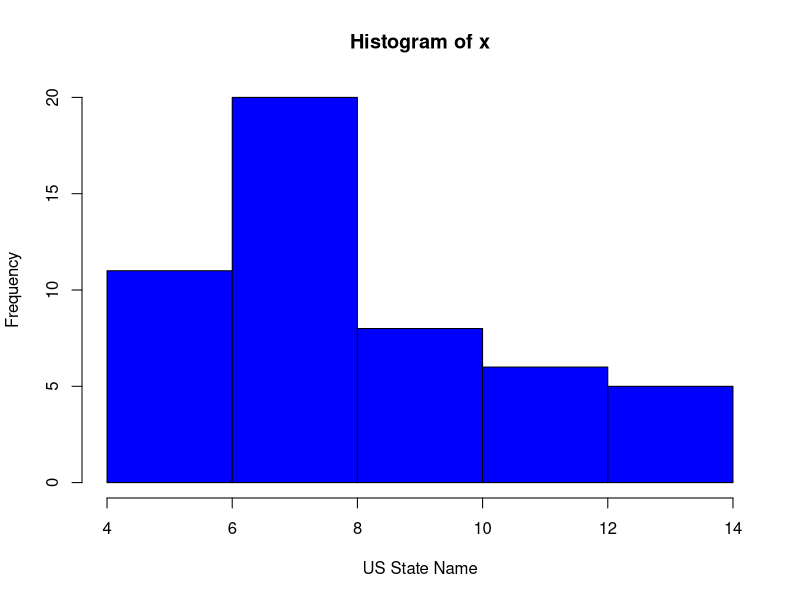

Here is the R script that generated this plot:
#1.	States = rownames(US Arrests)
# Get states names with 'w'.
# Get states names with 'W'.	

library(data.table)
USArrests[rownames(USArrests) %like% "w", ]
USArrests[rownames(USArrests) %like% "W", ]

#2.Prepare a Histogram of the number of characters in each US state.
state.name = row.names(USArrests)
x = nchar(state.name)
hist(x, xlab = "US State Name", col = "Blue")